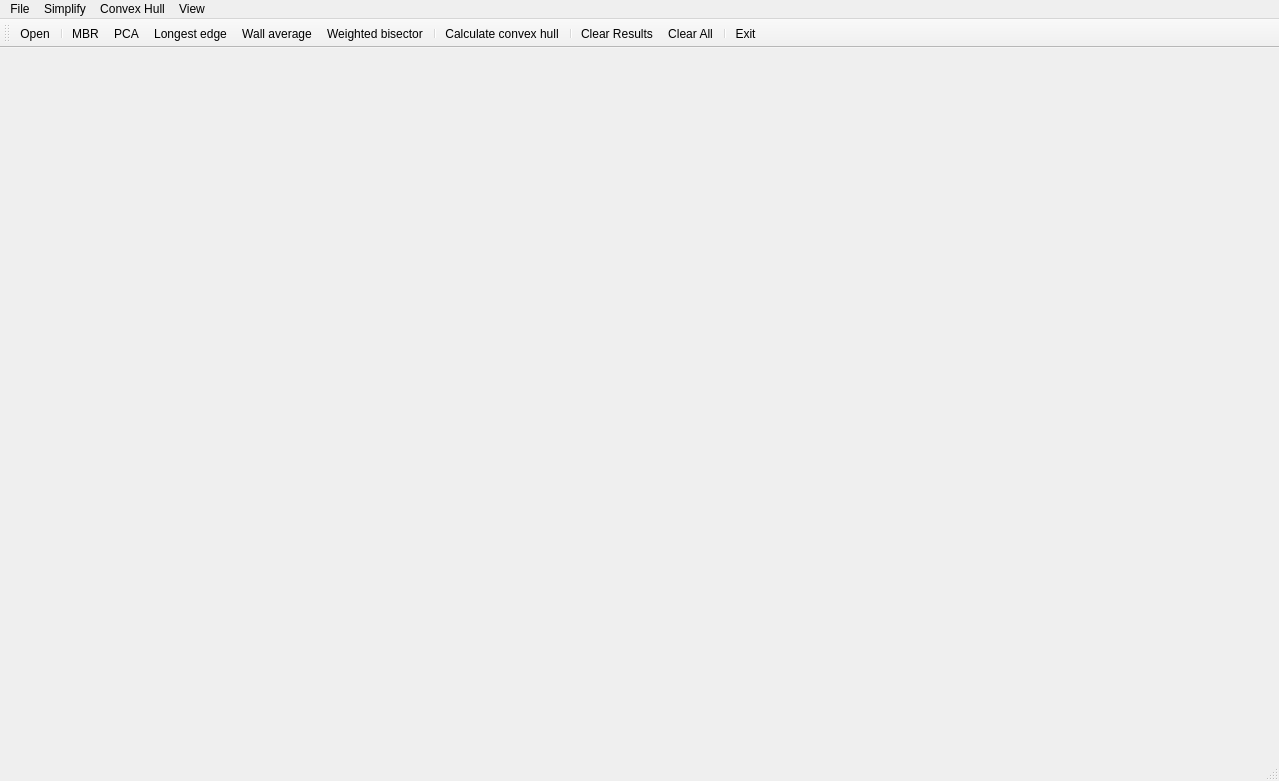
<?xml version="1.0" encoding="UTF-8"?>
<ui version="4.0">
 <class>MainForm</class>
 <widget class="QMainWindow" name="MainForm">
  <property name="geometry">
   <rect>
    <x>0</x>
    <y>0</y>
    <width>1279</width>
    <height>781</height>
   </rect>
  </property>
  <property name="windowTitle">
   <string>Building Simplify</string>
  </property>
  <widget class="QWidget" name="centralwidget">
   <layout class="QHBoxLayout" name="horizontalLayout">
    <item>
     <widget class="Draw" name="Canvas" native="true"/>
    </item>
   </layout>
  </widget>
  <widget class="QMenuBar" name="menubar">
   <property name="geometry">
    <rect>
     <x>0</x>
     <y>0</y>
     <width>1279</width>
     <height>25</height>
    </rect>
   </property>
   <widget class="QMenu" name="menuFile">
    <property name="title">
     <string>File</string>
    </property>
    <addaction name="actionOpen"/>
    <addaction name="separator"/>
    <addaction name="actionExit"/>
    <addaction name="actionAbout"/>
    <addaction name="separator"/>
    <addaction name="actionExport_building"/>
    <addaction name="actionExport_CH"/>
   </widget>
   <widget class="QMenu" name="menuSimplify">
    <property name="title">
     <string>Simplify</string>
    </property>
    <addaction name="actionMBR"/>
    <addaction name="actionPCA"/>
    <addaction name="actionLongest_edge"/>
    <addaction name="actionWall_average"/>
    <addaction name="actionWeighted_bisector"/>
   </widget>
   <widget class="QMenu" name="menuView">
    <property name="title">
     <string>View</string>
    </property>
    <addaction name="actionClear_results"/>
    <addaction name="separator"/>
    <addaction name="actionClear_All"/>
   </widget>
   <widget class="QMenu" name="menuConvex_Hull">
    <property name="title">
     <string>Convex Hull</string>
    </property>
    <widget class="QMenu" name="menuVisibility">
     <property name="title">
      <string>Visibility</string>
     </property>
     <addaction name="actionOutline"/>
     <addaction name="actionFill"/>
    </widget>
    <addaction name="actionCovvex_Hull"/>
    <addaction name="separator"/>
    <addaction name="actionJarvis_Scan"/>
    <addaction name="actionGraham_Scan"/>
    <addaction name="separator"/>
    <addaction name="menuVisibility"/>
   </widget>
   <addaction name="menuFile"/>
   <addaction name="menuSimplify"/>
   <addaction name="menuConvex_Hull"/>
   <addaction name="menuView"/>
  </widget>
  <widget class="QStatusBar" name="statusbar"/>
  <widget class="QToolBar" name="toolBar">
   <property name="windowTitle">
    <string>toolBar</string>
   </property>
   <attribute name="toolBarArea">
    <enum>TopToolBarArea</enum>
   </attribute>
   <attribute name="toolBarBreak">
    <bool>false</bool>
   </attribute>
   <addaction name="actionOpen"/>
   <addaction name="separator"/>
   <addaction name="actionMBR"/>
   <addaction name="actionPCA"/>
   <addaction name="actionLongest_edge"/>
   <addaction name="actionWall_average"/>
   <addaction name="actionWeighted_bisector"/>
   <addaction name="separator"/>
   <addaction name="actionCovvex_Hull"/>
   <addaction name="separator"/>
   <addaction name="actionClear_results"/>
   <addaction name="actionClear_All"/>
   <addaction name="separator"/>
   <addaction name="actionExit"/>
  </widget>
  <action name="actionOpen">
   <property name="icon">
    <iconset resource="icons.qrc">
     <normaloff>:/icons/open_file.png</normaloff>:/icons/open_file.png</iconset>
   </property>
   <property name="text">
    <string>Open</string>
   </property>
   <property name="toolTip">
    <string>Open file</string>
   </property>
  </action>
  <action name="actionExit">
   <property name="icon">
    <iconset resource="icons.qrc">
     <normaloff>:/icons/exit.png</normaloff>:/icons/exit.png</iconset>
   </property>
   <property name="text">
    <string>Exit</string>
   </property>
   <property name="toolTip">
    <string>Close application</string>
   </property>
  </action>
  <action name="actionMBR">
   <property name="icon">
    <iconset resource="icons.qrc">
     <normaloff>:/icons/maer.png</normaloff>:/icons/maer.png</iconset>
   </property>
   <property name="text">
    <string>MBR</string>
   </property>
   <property name="toolTip">
    <string>SImpligy building using MBR</string>
   </property>
  </action>
  <action name="actionPCA">
   <property name="icon">
    <iconset resource="icons.qrc">
     <normaloff>:/icons/pca.png</normaloff>:/icons/pca.png</iconset>
   </property>
   <property name="text">
    <string>PCA</string>
   </property>
   <property name="toolTip">
    <string>SImpligy building using PCA</string>
   </property>
  </action>
  <action name="actionClear_results">
   <property name="icon">
    <iconset resource="icons.qrc">
     <normaloff>:/icons/clear.png</normaloff>:/icons/clear.png</iconset>
   </property>
   <property name="text">
    <string>Clear Results</string>
   </property>
  </action>
  <action name="actionClear_All">
   <property name="icon">
    <iconset resource="icons.qrc">
     <normaloff>:/icons/clear_er.png</normaloff>:/icons/clear_er.png</iconset>
   </property>
   <property name="text">
    <string>Clear All</string>
   </property>
   <property name="toolTip">
    <string>Clear all data</string>
   </property>
  </action>
  <action name="actionLongest_edge">
   <property name="icon">
    <iconset resource="icons.qrc">
     <normaloff>:/icons/longestedge.png</normaloff>:/icons/longestedge.png</iconset>
   </property>
   <property name="text">
    <string>Longest edge</string>
   </property>
  </action>
  <action name="actionWall_average">
   <property name="icon">
    <iconset resource="icons.qrc">
     <normaloff>:/icons/wa.png</normaloff>:/icons/wa.png</iconset>
   </property>
   <property name="text">
    <string>Wall average</string>
   </property>
  </action>
  <action name="actionWeighted_bisector">
   <property name="icon">
    <iconset resource="icons.qrc">
     <normaloff>:/icons/weightedbisector.png</normaloff>:/icons/weightedbisector.png</iconset>
   </property>
   <property name="text">
    <string>Weighted bisector</string>
   </property>
  </action>
  <action name="actionGraham_Scan">
   <property name="checkable">
    <bool>true</bool>
   </property>
   <property name="text">
    <string>Graham Scan</string>
   </property>
  </action>
  <action name="actionJarvis_Scan">
   <property name="checkable">
    <bool>true</bool>
   </property>
   <property name="text">
    <string>Jarvis Scan</string>
   </property>
  </action>
  <action name="actionCovvex_Hull">
   <property name="checkable">
    <bool>false</bool>
   </property>
   <property name="checked">
    <bool>false</bool>
   </property>
   <property name="icon">
    <iconset resource="icons.qrc">
     <normaloff>:/icons/ch.png</normaloff>:/icons/ch.png</iconset>
   </property>
   <property name="text">
    <string>Calculate convex hull</string>
   </property>
   <property name="toolTip">
    <string>Calculate covvex hull</string>
   </property>
  </action>
  <action name="actionAbout">
   <property name="icon">
    <iconset resource="icons.qrc">
     <normaloff>:/icons/about.png</normaloff>:/icons/about.png</iconset>
   </property>
   <property name="text">
    <string>About</string>
   </property>
  </action>
  <action name="actionExport_building">
   <property name="icon">
    <iconset resource="icons.qrc">
     <normaloff>:/icons/Export.png</normaloff>:/icons/Export.png</iconset>
   </property>
   <property name="text">
    <string>Export building</string>
   </property>
   <property name="toolTip">
    <string>Export generalized building</string>
   </property>
  </action>
  <action name="actionExport_CH">
   <property name="icon">
    <iconset resource="icons.qrc">
     <normaloff>:/icons/Export.png</normaloff>:/icons/Export.png</iconset>
   </property>
   <property name="text">
    <string>Export CH</string>
   </property>
   <property name="toolTip">
    <string>Export convex hull</string>
   </property>
  </action>
  <action name="actionOutline">
   <property name="checkable">
    <bool>true</bool>
   </property>
   <property name="checked">
    <bool>true</bool>
   </property>
   <property name="text">
    <string>Outline</string>
   </property>
   <property name="toolTip">
    <string>Outline of convex hull visible</string>
   </property>
  </action>
  <action name="actionFill">
   <property name="checkable">
    <bool>true</bool>
   </property>
   <property name="text">
    <string>Fill</string>
   </property>
   <property name="toolTip">
    <string>Filling of convex hull  visible</string>
   </property>
  </action>
 </widget>
 <customwidgets>
  <customwidget>
   <class>Draw</class>
   <extends>QWidget</extends>
   <header>draw.h</header>
   <container>1</container>
  </customwidget>
 </customwidgets>
 <resources>
  <include location="icons.qrc"/>
 </resources>
 <connections/>
</ui>
